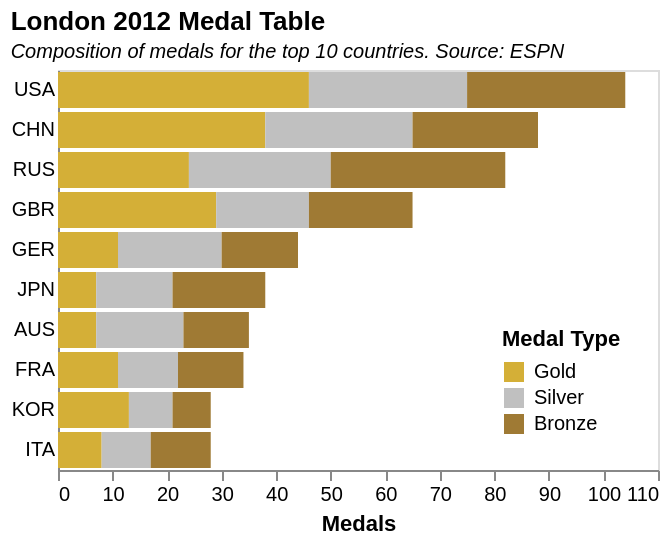

This figure's Vega-Lite source:
### Vega-Lite specification from a JSON file in a GitHub repository (floating-point values rounded to 4 significant figures)
{"$schema": "https://vega.github.io/schema/vega-lite/v5.json", "title": {"text": "London 2012 Medal Table", "subtitle": "Composition of medals for the top 10 countries. Source: ESPN", "subtitleFontStyle": "italic", "subtitleFontSize": 10, "anchor": "start", "color": "black"}, "data": {"values": [{"": "0", "Country": "USA", "Total": "104", "Medal Type": "Gold", "Value": "46"}, {"": "1", "Country": "USA", "Total": "104", "Medal Type": "Silver", "Value": "29"}, {"": "2", "Country": "USA", "Total": "104", "Medal Type": "Bronze", "Value": "29"}, {"": "3", "Country": "CHN", "Total": "88", "Medal Type": "Gold", "Value": "38"}, {"": "4", "Country": "CHN", "Total": "88", "Medal Type": "Silver", "Value": "27"}, {"": "5", "Country": "CHN", "Total": "88", "Medal Type": "Bronze", "Value": "23"}, {"": "6", "Country": "RUS", "Total": "82", "Medal Type": "Gold", "Value": "24"}, {"": "7", "Country": "RUS", "Total": "82", "Medal Type": "Silver", "Value": "26"}, {"": "8", "Country": "RUS", "Total": "82", "Medal Type": "Bronze", "Value": "32"}, {"": "9", "Country": "GBR", "Total": "65", "Medal Type": "Gold", "Value": "29"}, {"": "10", "Country": "GBR", "Total": "65", "Medal Type": "Silver", "Value": "17"}, {"": "11", "Country": "GBR", "Total": "65", "Medal Type": "Bronze", "Value": "19"}, {"": "12", "Country": "GER", "Total": "44", "Medal Type": "Gold", "Value": "11"}, {"": "13", "Country": "GER", "Total": "44", "Medal Type": "Silver", "Value": "19"}, {"": "14", "Country": "GER", "Total": "44", "Medal Type": "Bronze", "Value": "14"}, {"": "15", "Country": "JPN", "Total": "38", "Medal Type": "Gold", "Value": "7"}, {"": "16", "Country": "JPN", "Total": "38", "Medal Type": "Silver", "Value": "14"}, {"": "17", "Country": "JPN", "Total": "38", "Medal Type": "Bronze", "Value": "17"}, {"": "18", "Country": "AUS", "Total": "35", "Medal Type": "Gold", "Value": "7"}, {"": "19", "Country": "AUS", "Total": "35", "Medal Type": "Silver", "Value": "16"}, {"": "20", "Country": "AUS", "Total": "35", "Medal Type": "Bronze", "Value": "12"}, {"": "21", "Country": "FRA", "Total": "34", "Medal Type": "Gold", "Value": "11"}, {"": "22", "Country": "FRA", "Total": "34", "Medal Type": "Silver", "Value": "11"}, {"": "23", "Country": "FRA", "Total": "34", "Medal Type": "Bronze", "Value": "12"}, {"": "24", "Country": "KOR", "Total": "28", "Medal Type": "Gold", "Value": "13"}, {"": "25", "Country": "KOR", "Total": "28", "Medal Type": "Silver", "Value": "8"}, {"": "26", "Country": "KOR", "Total": "28", "Medal Type": "Bronze", "Value": "7"}, {"": "27", "Country": "ITA", "Total": "28", "Medal Type": "Gold", "Value": "8"}, {"": "28", "Country": "ITA", "Total": "28", "Medal Type": "Silver", "Value": "9"}, {"": "29", "Country": "ITA", "Total": "28", "Medal Type": "Bronze", "Value": "11"}]}, "height": 200, "width": 300, "mark": {"type": "bar", "color": "darkgreen"}, "encoding": {"x": {"field": "Value", "type": "quantitative", "title": "Medals", "axis": {"grid": false}, "aggregate": "sum"}, "y": {"field": "Country", "type": "nominal", "axis": {"title": "", "grid": false, "ticks": false, "labelAngle": 0}, "sort": "-x"}, "color": {"field": "Medal Type", "legend": {"orient": "bottom-right"}, "scale": {"domain": ["Gold", "Silver", "Bronze"], "range": ["#D4AF37", "#C0C0C0", "#9F7A34"]}}, "tooltip": [{"field": "Medal Type", "type": "ordinal", "title": "Medal"}, {"field": "Value", "type": "quantitative", "title": "Count"}, {"field": "Total", "type": "quantitative", "title": "Total"}], "order": {"aggregate": "count"}}}
